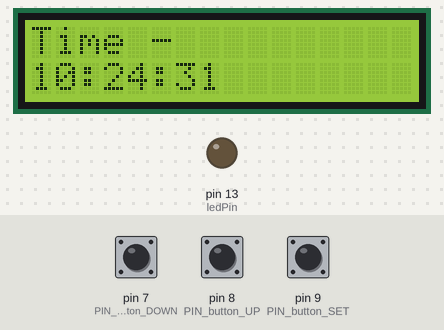
Recording of a sketch running on a simulated Arduino Uno, built with avr-gcc and run on an emulated ATmega328P. Parts: 16×2 character LCD, output pins drawn as LEDs (lit = HIGH). The inputs (shaded band) are chosen by the test bench; at power-on: pin 9 (PIN_button_SET) LOW, pin 7 (PIN_button_DOWN) LOW, pin 8 (PIN_button_UP) LOW. The local clock reads 2024-03-15 10:24:30 at power-on unless the sketch sets it; what the sketch prints to the serial monitor is not drawn.

Above: at 1.6 s.
1.7 s: pin 9 (PIN_button_SET) pulled HIGH for 0.15 s
At 2.5 s:
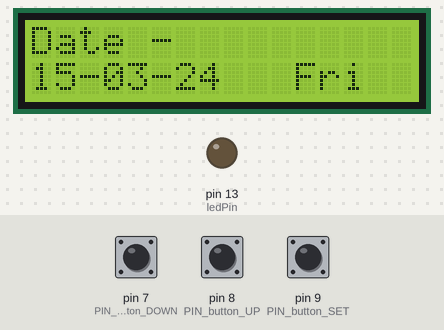
3.5 s: pin 9 (PIN_button_SET) pulled HIGH for 3.2 s
At 7.5 s:
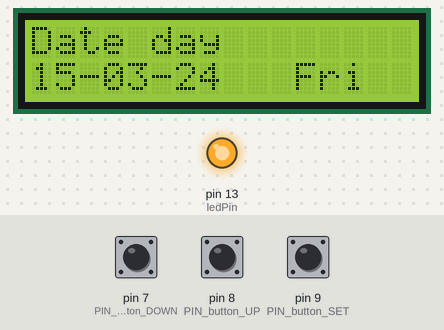
8.5 s: pin 9 (PIN_button_SET) pulled HIGH for 1 s
At 11.0 s:
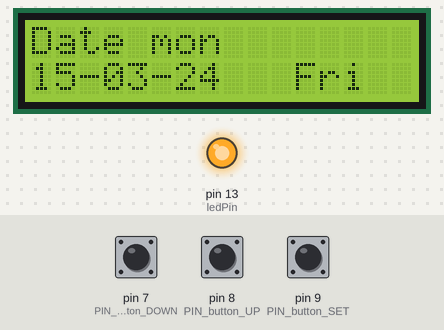
11.5 s: pin 7 (PIN_button_DOWN) pulled HIGH for 0.15 s
At 12.5 s:
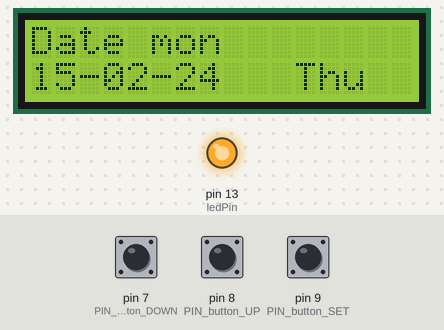
13.5 s: pin 7 (PIN_button_DOWN) pulled HIGH for 1 s
At 16.0 s:
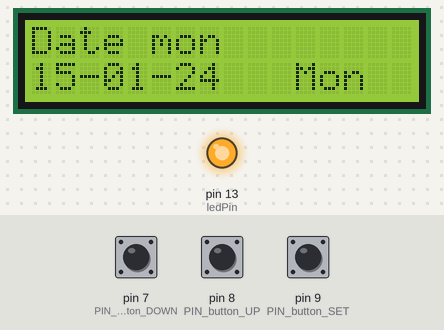
16.5 s: pin 7 (PIN_button_DOWN) pulled HIGH for 0.15 s
At 17.5 s:
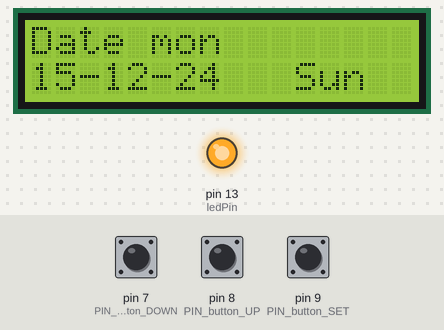
Timing chart, 0 to 19.5 s (numbered marks = the images above; inputs shaded):
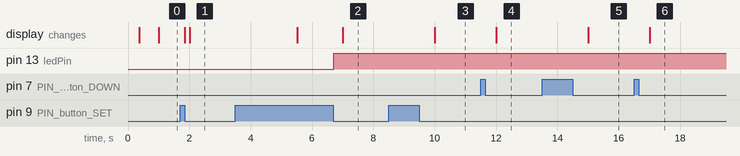

Measured:
- after the input at 1.7 s, the display: first changes after 0.15 s (image 1 shows a later state)
- after the input at 3.5 s, pin 13 (ledPin): LOW → HIGH after 3.2 s; the display: first changes after 2.0 s (image 2 shows a later state)
- after the input at 8.5 s, the display: changes after 1.5 s (image 3)
- after the input at 11.5 s, the display: changes after 0.51 s (image 4)
- after the input at 13.5 s, the display: changes after 1.5 s (image 5)
- after the input at 16.5 s, the display: changes after 0.51 s (image 6)

The sketch:

ds3231_test.ino
```cpp
#include <DS3231.h>
//#include <Time.h>
#include <LiquidCrystal.h>

#include <iarduino_RTC.h>               // подключаем библиотеку для работы с RTC модулем


// initialize the library with the numbers of the interface pins
LiquidCrystal lcd(12, 11, 5, 4, 3, 2);

// Init the DS3231 using the hardware interface
//DS3231 rtc(SDA, SCL);
iarduino_RTC time(RTC_DS3231);          // объявляем переменную time для работы с библиотекой, указывая название модуля RTC_DS1307
//Time dt;

// constants won't change. They're used here to
// set pin numbers:

const uint8_t PIN_button_SET  = 9;           // указываем номер вывода arduino, к которому подключена кнопка SET
const uint8_t PIN_button_UP   = 8;           // указываем номер вывода arduino, к которому подключена кнопка UP
const uint8_t PIN_button_DOWN = 7;           // указываем номер вывода arduino, к которому подключена кнопка DOWN
uint8_t VAR_mode_SHOW   = 1;           // режим вывода: 1-время 2-дата
uint8_t VAR_mode_SET    = 0;           // режим установки времени: 0-нет 1-сек 2-мин 3-час 4-день 5-мес 6-год 7-день_недели
const int ledPin =  13;      // the number of the LED pin

const char *modeName[8] = {
  "-", "sec", "min", "hou", "day", "mon",
  "yea", "dow"
};

// выводы на ИД1 (1-2-4-8)
int Pin_num[4] = {5, 4, 3, 2};
//Массив времени (десятки часа,единицы часа,десятки минут и т.д....)
int NumberColb[6] = {0, 0, 0, 0, 0, 0};

//Массив с помощью которого дешефратору задаются цифры
static const uint8_t numbers[11][4] =
{
  { 0, 0, 0, 0 }, //0
  { 1, 0, 0, 0 }, //1
  { 0, 1, 0, 0 }, //2
  { 1, 1, 0, 0 }, //3
  { 0, 0, 1, 0 }, //4
  { 1, 0, 1, 0 }, //5
  { 0, 1, 1, 0 }, //6
  { 1, 1, 1, 0 }, //7
  { 0, 0, 0, 1 }, //8
  { 1, 0, 0, 1 }, //9
  { 1, 1, 1, 1 }  //Чисто
};

unsigned long currentMillis = 0;
long previousMillis = 0;        // храним время последнего показа даты
long interval = 20000;           // интервал между включение/выключением даты
long intervalCatod = 600000;  // интервал перебора цифр от отравления
long otrMillis = 0; // храним время последнего пробега от отравления
long catodMillis = 0; // храним время задержки перебора
long setMillis = 0; // храним время последнего нажатия при установке времени даты
byte static prevSecond = 0; // тут будем хранить, сколько секунд было при прошлом отчете
boolean but = false; // выход из установки времени
boolean bat = false; // выход из установки времени по истечении 8 сек

void setup()
{
  pinMode(PIN_button_SET,  INPUT);           // устанавливаем режим работы вывода кнопки, как "вход"
  pinMode(PIN_button_UP,   INPUT);           // устанавливаем режим работы вывода кнопки, как "вход"
  pinMode(PIN_button_DOWN, INPUT);           // устанавливаем режим работы вывода кнопки, как "вход"
  delay(300);                                // ждем 300мс

  // Initialize the rtc object
  //  rtc.begin();                                      // инициируем RTC модуль
  time.begin();                         // инициируем RTC модуль
  lcd.begin(16, 2);                                // инициируем LCD дисплей

  // initialize the LED pin as an output:
  pinMode(ledPin, OUTPUT);


  // Setup Serial connection
  Serial.begin(9600);
  // Uncomment the next line if you are using an Arduino Leonardo
  //while (!Serial) {}

  //  rtc.adjust(DateTime(F(__DATE__), F(__TIME__)));
  // The following lines can be uncommented to set the date and time
  //      rtc.setDOW(4);     // Set Day-of-Week to SUNDAY
  //      rtc.setTime(23, 24, 0);     // Set the time to 12:00:00 (24hr format)
  //      rtc.setDate(4, 5, 2017);   // Set the date to January 1st, 2014
}

void loop()
{
  currentMillis = millis();


  if (millis() % 1000 == 0) {                // если прошла 1 секунда
    if (VAR_mode_SHOW == 1) {                // если установлен режим вывода времени
      aTime();
      if (millis() % 3000 == 0) {
        Zazhig();
      }
      lcd.setCursor(0, 0);                   // устанавливаем курсор в позицию: столбец 0, строка 0
      lcd.print("Time ");              // выводим текст ""
      lcd.print(modeName[VAR_mode_SET]);
      lcd.setCursor(0, 1);                   // устанавливаем курсор в позицию: столбец 0, строка 1
      lcd.print(time.gettime("H:i:s"));      // выводим время
    }
    if (VAR_mode_SHOW == 2) {                // если установлен режим вывода даты
      aDate();
      if (millis() % 3000 == 0) {
        Zazhig();
      }
      lcd.setCursor(0, 0);                   // устанавливаем курсор в позицию: столбец 0, строка 0
      lcd.print("Date ");              // выводим текст ""
      lcd.print(modeName[VAR_mode_SET]);
      lcd.setCursor(0, 1);                   // устанавливаем курсор в позицию: столбец 0, строка 1
      lcd.print(time.gettime("d-m-y   D"));  // выводим дату
    }
    //    if (VAR_mode_SHOW == 1) {                // если установлен режим вывода времени
    //      lcd.print(rtc.getTimeStr());      // выводим время
    //    }
    //    if (VAR_mode_SHOW == 2) {                // если установлен режим вывода даты
    //      lcd.print(rtc.getDateStr());  // выводим дату
    //    }
    delay(1);                                // приостанавливаем на 1 мс, чтоб не выводить время несколько раз за 1мс

  }

  Func_buttons_control();                    // передаём управление кнопкам

    if (millis() % 10000 == 0 && VAR_mode_SET == 0) {
      VAR_mode_SHOW = (VAR_mode_SHOW++ % 2) + 1;
      lcd.clear();
    }


  // Send Day-of-Week
  //  Serial.print(rtc.getDOWStr());
  //  Serial.print(" ");
  //
  //  // Send date
  //  Serial.print(rtc.getDateStr());
  //  Serial.print(" -- ");
  //
  //  // Send time
  //  Serial.println(rtc.getTimeStr());

  //  lcd.print(millis() / 1000);

  // lcd.print(rtc.getDOWStr());
  // lcd.print(" ");
  //  lcd.setCursor(0, 0);
  //  lcd.print(rtc.getDateStr());
  //  //  lcd.print(" ");
  //  lcd.setCursor(0, 1);
  //  lcd.print(rtc.getTimeStr());
  //  //  lcd.print(".");
  //  //  lcd.print(millis());
  //
  // Wait one second before repeating :)
  //  delay (1000);
}

void aTime() {
  // часы; загоняем текущее время побитово в массив NumberColb

  int h = time.Hours;
  int cel = 0;
  while (h >= 10) {
    cel++;
    h -= 10;
  }
  NumberColb[0] = cel;  // десятки часа
  NumberColb[1] = h;    // еденицы часа

  h = time.minutes;
  cel = 0;
  while (h >= 10) {
    cel++;
    h -= 10;
  }
  NumberColb[2] = cel;
  NumberColb[3] = h;

  h = time.seconds;
  cel = 0;
  while (h >= 10) {
    cel++;
    h -= 10;
  }
  NumberColb[4] = cel;
  NumberColb[5] = h;
  prevSecond = time.seconds;
  //
  //  analogWrite(Red, 255);
  //  analogWrite(Green, 255);
  //  analogWrite(Blue, tCol[0][TCol]);
}

void aDate() {
  // загоняем дату побитово в массив NumberColb
  int h = time.day;
  int cel = 0;
  while (h >= 10) {
    cel++;
    h -= 10;
  }
  NumberColb[0] = cel;  // десятки дня
  NumberColb[1] = h;    // еденицы дня

  h = time.month;
  cel = 0;
  while (h >= 10) {
    cel++;
    h -= 10;
  }
  NumberColb[2] = cel;
  NumberColb[3] = h;

  h = time.year;
  cel = 0;
  while (h >= 10) {
    cel++;
    h -= 10;
  }
  NumberColb[4] = cel;
  NumberColb[5] = h;

  //  Db = false;

  //analogWrite(Red, 255);
  //analogWrite(Green, tCol[0][TCol]+20);
  //analogWrite(Blue, 255);
  //
}

void Zazhig() {

  // Send date
  for (int index = 0; index < 6; index++) {
    Serial.print(NumberColb[index]);

  }
  Serial.println();

  //  // вывод времени на лампы
  //  for (int i = 0; i < 6; i++) {
  //
  //    for (int k = 0; k < 4; k++) {
  //      digitalWrite (Pin_num [k], numbers [NumberColb [i]] [k]); // загоняем время в ИД1
  //    }
  //    // если нет данных в регистре выключаем анод
  //    if (NumberColb [i] == 11) {
  //      digitalWrite(latchPinA, LOW);
  //      shiftOut(dataPinA, clockPinA, LSBFIRST, color);
  //      shiftOut(dataPinA, clockPinA, LSBFIRST, 0);
  //      digitalWrite(latchPinA, HIGH);
  //    }
  //    else {
  //      // зажигаем поочередно лампы со светодиодами
  //      digitalWrite(latchPinA, LOW);
  //      shiftOut(dataPinA, clockPinA, LSBFIRST, color);
  //      shiftOut(dataPinA, clockPinA, LSBFIRST, tanode [i]);
  //      digitalWrite(latchPinA, HIGH);
  //    }
  //
  //    delayMicroseconds (tOn[TOn]);// время свеченя лампы
  //
  //    // гасим анод (убираем засветку предыдущего разряда )
  //    digitalWrite(latchPinA, LOW);
  //    shiftOut(dataPinA, clockPinA, LSBFIRST, color);
  //    shiftOut(dataPinA, clockPinA, LSBFIRST, 0);
  //    digitalWrite(latchPinA, HIGH);
  //    delayMicroseconds (Gas);
  //  }
}

// перебор от отравления
//void Catodmillis() {
//  if (podsvet == true) {
//    color = 255;
//  }
//  else {
//    color = 0;
//  }
//  analogWrite(Red, 255);
//  analogWrite(Green, tCol[1][TCol]);
//  analogWrite(Blue, tCol[1][TCol]);
//
//  for (int w = 0; w < 10; w++) {
//
//    for (int u = 0; u < 6; u++) {
//      NumberColb[u] = w;
//    }
//    while (currentMillis - catodMillis < 150) {
//      currentMillis = millis();
//      Zazhig();
//    }
//    catodMillis = currentMillis;
//  }
//
//}

void Func_buttons_control() {
  uint8_t i = 0;
  time.blinktime(VAR_mode_SET);                                  // мигаем устанавливаемым параметром (если VAR_mode_SET больше 0)
  //Если часы находятся в режиме установки даты/времени
  if (VAR_mode_SET) {
    //  Если нажата кнопка UP

    digitalWrite(ledPin, HIGH);

    if (digitalRead(PIN_button_UP  )) {
      while (digitalRead(PIN_button_UP)) {
        delay(50); // ждём пока мы не отпустим кнопку UP
      }
      switch (VAR_mode_SET) {                                    // инкремент (увеличение) устанавливаемого значения
      /* сек */ case 1: time.settime(0,                                   -1, -1, -1, -1, -1, -1); break;
      /* мин */ case 2: time.settime(-1, (time.minutes == 59 ? 0 : time.minutes + 1), -1, -1, -1, -1, -1); break;
      /* час */ case 3: time.settime(-1, -1, (time.Hours == 23 ? 0 : time.Hours + 1),     -1, -1, -1, -1); break;
      /* дни */ case 4: time.settime(-1, -1, -1, (time.day == 31 ? 1 : time.day + 1),         -1, -1, -1); break;
      /* мес */ case 5: time.settime(-1, -1, -1, -1, (time.month == 12 ? 1 : time.month + 1),     -1, -1); break;
      /* год */ case 6: time.settime(-1, -1, -1, -1, -1, (time.year == 99 ? 0 : time.year + 1),       -1); break;
      /* д.н.*/ case 7: time.settime(-1, -1, -1, -1, -1, -1, (time.weekday == 6 ? 0 : time.weekday + 1) ); break;
      }
    }
    //  Если нажата кнопка DOWN
    if (digitalRead(PIN_button_DOWN)) {
      while (digitalRead(PIN_button_DOWN)) {
        delay(50); // ждём пока мы её не отпустим
      }
      switch (VAR_mode_SET) {                                    // декремент (уменьшение) устанавливаемого значения
      /* сек */ case 1: time.settime(0,                                   -1, -1, -1, -1, -1, -1); break;
      /* мин */ case 2: time.settime(-1, (time.minutes == 0 ? 59 : time.minutes - 1), -1, -1, -1, -1, -1); break;
      /* час */ case 3: time.settime(-1, -1, (time.Hours == 0 ? 23 : time.Hours - 1),     -1, -1, -1, -1); break;
      /* дни */ case 4: time.settime(-1, -1, -1, (time.day == 1 ? 31 : time.day - 1),         -1, -1, -1); break;
      /* мес */ case 5: time.settime(-1, -1, -1, -1, (time.month == 1 ? 12 : time.month - 1),     -1, -1); break;
      /* год */ case 6: time.settime(-1, -1, -1, -1, -1, (time.year == 0 ? 99 : time.year - 1),       -1); break;
      /* д.н.*/ case 7: time.settime(-1, -1, -1, -1, -1, -1, (time.weekday == 0 ? 6 : time.weekday - 1) ); break;
      }
    }
    //  Если нажата кнопка SET
    if (digitalRead(PIN_button_SET)) {
      while (digitalRead(PIN_button_SET)) {                      // ждём пока мы её не отпустим
        delay(10);
        if (i < 200) {
          i++; // фиксируем, как долго удерживается кнопка SET, если дольше 2 секунд, то стираем экран
        } else {
          lcd.clear();
        }
      }
      if (i < 200) {                                             // если кнопка SET удерживалась меньше 2 секунд
        VAR_mode_SET++;                                          // переходим к следующему устанавливаемому параметру
        if (VAR_mode_SHOW == 1 && VAR_mode_SET > 3) {
          VAR_mode_SET = 1; // возвращаемся к первому устанавливаемому параметру
        }
        if (VAR_mode_SHOW == 2 && VAR_mode_SET > 7) {
          VAR_mode_SET = 4; // возвращаемся к первому устанавливаемому параметру
        }
      } else {                                                    // если кнопка SET удерживалась дольше 2 секунд, то требуется выйти из режима установки даты/времени
        VAR_mode_SET = 0;                                        // выходим из режима установки даты/времени
      }
    }
    //Если часы находятся в режиме вывода даты/времени
  } else {
    //  Если нажата кнопка SET

    digitalWrite(ledPin, LOW);

    if (digitalRead(PIN_button_SET)) {
      while (digitalRead(PIN_button_SET)) {
        delay(10);              // ждём пока мы её не отпустим
        if (i < 200) {
          i++; // фиксируем, как долго удерживается кнопка SET, если дольше 2 секунд, то стираем экран
        } else {
          lcd.clear();
        }
      }
      if (i < 200) {                                             // если кнопка SET удерживалась меньше 2 секунд
        lcd.clear();                                             // стираем экран
        VAR_mode_SHOW = VAR_mode_SHOW == 1 ? 2 : 1;              // меняем режим вывода: дата/время
      } else {                                                    // если
        if (VAR_mode_SHOW == 1) {
          VAR_mode_SET = 1; // если установлен режим вывода времени, то устанавливаемый параметр - секунды
        }
        if (VAR_mode_SHOW == 2) {
          VAR_mode_SET = 4; // если установлен режим вывода даты,    то устанавливаемый параметр - день
        }
      }
    }
  }
}
```
